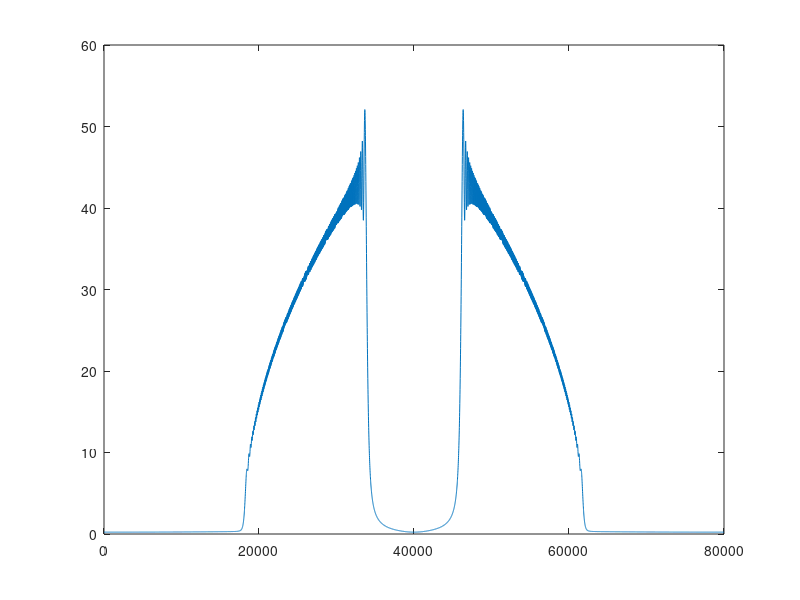

The MATLAB source for this figure: (Note: this script raises an error after producing the figure.)
clc;
clear all;

%% Parameters

A = 1;                                  % Signal amplitude

f1=18e3;                                % Start of the sweep [Hz]
f2=34e3;                                % End of the sweep [Hz]

fs=80e3;                                % Sampling frequency [Hz]
tau=100e-3;                             % Duration of the pulse [s]
N=round(fs*tau);                        % Number of samples

HB = (f2-f1);                           % Half bandwidth [Hz]
c=HB/(2*tau);                           % Chirp rate [Hz/s]

t=0:1/fs:tau-1/fs;                      % Time axis
f=[0:N-1]*fs/N;                         % Frequency axis

%% Waveform

% Linear
v=2*t;
eta=t.^2;

% % Hyperbolic
% v=1./t;
% eta=log(t);

alpha = sqrt(abs(v));
x = A*alpha.*exp(1i*2*pi*(c*eta + f1*t));

fx=fft(real(x),N);

figure;
plot(f,abs(fx))

figure;
spectrogram(x,100,80,100,fs,'yaxis')

%% NLFM

f1 = 12.5e3;
f2 = 10.5e3;



xNFM = exp(1i*2*pi*((c*t.^2) + f1*t));




